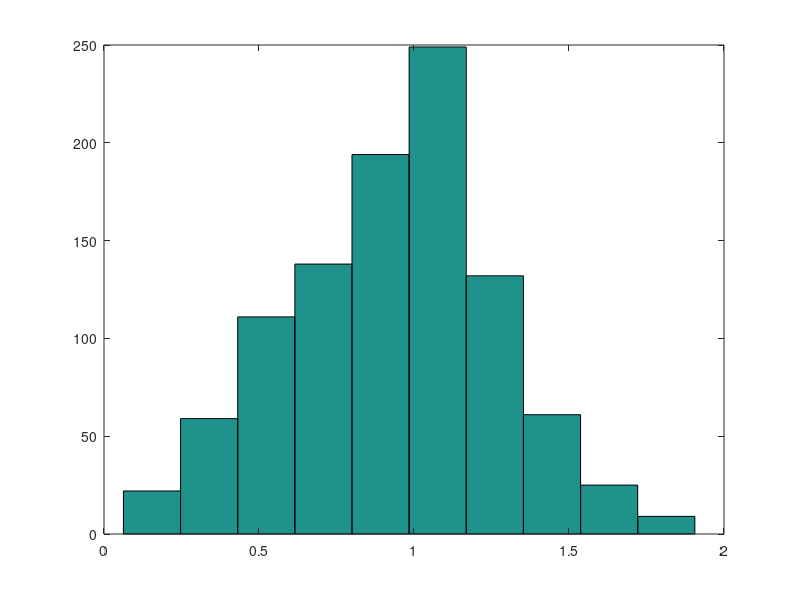
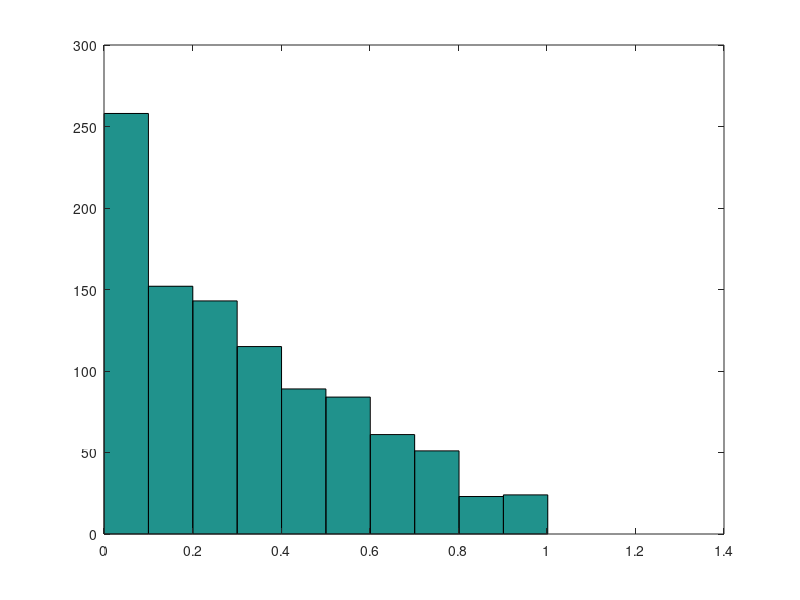
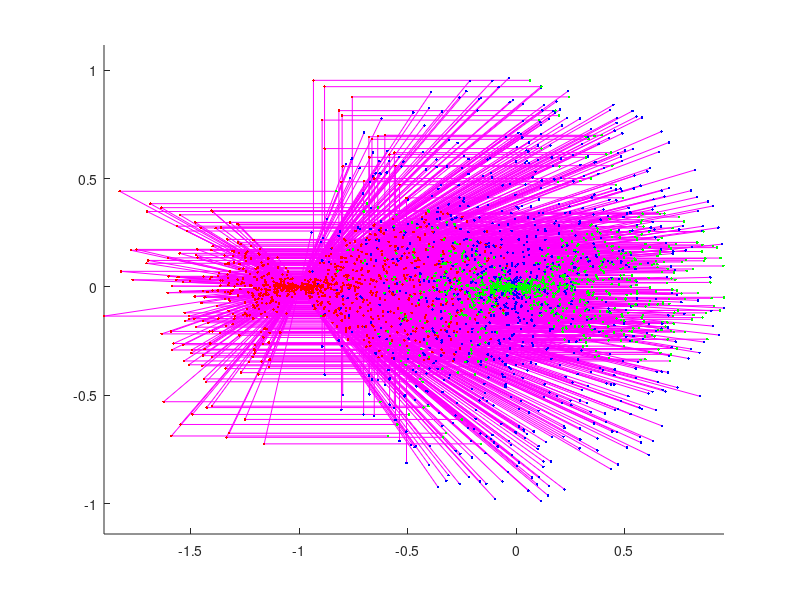

Write MATLAB code to recreate these figures, in order.
function checkfail()

n=1000;
R=1;
M=1.01;
theta=2*pi*rand(n,1);
r=rand(n,1);
x=R*[r.*sin(theta),r.*cos(theta)];

phi=0; %shouldn't matter
r=.1;

fails1=0;
fails2=0;
rsp=R*sin(phi);
rcp=R*cos(phi);
V=[rcp, rsp];
norms1=zeros(n,1);
norms2=zeros(n,1);
fallback=0;
p1=zeros(n,2);
p2=zeros(n,2);
for k=1:n
    %theta=atan2(2*x(k,2)+rsp,2*x(k,1)+rcp)-pi;
    p0x=x(k,1);
    p0y=x(k,2);
    inner=1/2*(-(3*p0x^2*r^2+2*p0x^2*p0y^2+6*r^2*p0y^2+p0x^4+r^4+p0y^4-3*r^2*cos(phi)^2*p0y^2+3*p0x^2*r^2*cos(phi)^2+4*p0x*r*cos(phi)*p0y^2-4*r^2*p0x*p0y+8*r^2*p0x*p0y*cos(phi)^2+4*p0x*r^3*cos(phi)+4*p0x^3*r*cos(phi)+2*r^3*p0y*cos(phi)+4*r^3*p0y*sin(phi)+4*p0y^3*r*sin(phi)-2*r^3*p0x*sin(phi)+2*r*p0y^3*cos(phi)-2*r*p0x^3*sin(phi)+6*p0x*r^2*cos(phi)*p0y*sin(phi)+4*p0x^2*p0y*r*sin(phi)-2*r*p0x*sin(phi)*p0y^2-4*r^2*p0x^2*sin(phi)*cos(phi)+4*r^2*p0y^2*sin(phi)*cos(phi)+2*r*p0y*cos(phi)*p0x^2)*(p0x^2*r^2-10*p0x^2*r^3*cos(phi)^2-8*r^5*cos(phi)*p0x-2*r^3*p0y^2*cos(phi)^2+12*r^4*p0y^2*cos(phi)^2+r^2*p0y^4*cos(phi)^2+16*p0x^2*r^4*cos(phi)^2+6*p0x^2*r^2*p0y^2*cos(phi)^2-32*r^4*p0y*p0x*cos(phi)^2-4*p0x*r^3*cos(phi)^3*p0y^2+13*p0x^4*r^2*cos(phi)^2+12*p0x^3*r^3*cos(phi)^3+8*r^5*cos(phi)^3*p0x-4*p0x*r^4*cos(phi)^3-4*r^5*cos(phi)^2+r^4*cos(phi)^2+4*r^6*cos(phi)^2+2*p0x^4*p0y^2-2*p0x^4*r-12*p0x^2*r^4-4*p0x^2*r^3+p0y^4*p0x^2-20*r^4*p0y^2-4*r^2*p0y^4+p0x^6-4*r^6-2*p0y^2*p0x^2*r+16*r^4*p0y*p0x+2*p0x*r^3*cos(phi)+4*p0x^2*r^4*sin(phi)^4-8*r^5*p0y*sin(phi)-12*r^3*p0y^3*sin(phi)+8*r^5*p0x*sin(phi)+8*r^3*p0x^3*sin(phi)+6*p0x^5*r*cos(phi)-8*p0x^3*r^2*cos(phi)-8*p0x*r^4*cos(phi)+8*p0y^3*p0x*r^2*cos(phi)*sin(phi)-8*r^5*p0y*cos(phi)-8*r^3*p0y^3*cos(phi)-4*r^4*p0y*sin(phi)-8*r^5*p0y*sin(phi)^3-4*r^3*p0y^3*sin(phi)^3-4*r^4*p0y^2*sin(phi)^4+4*r^4*p0y*sin(phi)^3+16*p0x^3*r^2*cos(phi)*p0y*sin(phi)-8*r^4*cos(phi)*p0y*sin(phi)^3*p0x-8*p0y*r^3*sin(phi)*p0x*cos(phi)+4*p0x^4*p0y*r*sin(phi)+12*p0x^2*r^3*p0y*sin(phi)+4*p0y^3*p0x^2*r*sin(phi)-4*p0y*r^2*sin(phi)*p0x^2-20*p0y*r^3*sin(phi)^3*p0x^2+8*r^3*p0x*sin(phi)*p0y^2+8*p0x^3*r*cos(phi)*p0y^2+2*p0y^4*p0x*r*cos(phi)-4*p0y^2*p0x*r^2*cos(phi)+16*r^4*p0x^2*sin(phi)*cos(phi)-16*r^4*p0y^2*sin(phi)*cos(phi)-8*r^3*p0y*cos(phi)*p0x^2))^(1/2)/(3*p0x^2*r^2+2*p0x^2*p0y^2+6*r^2*p0y^2+p0x^4+r^4+p0y^4-3*r^2*cos(phi)^2*p0y^2+3*p0x^2*r^2*cos(phi)^2+4*p0x*r*cos(phi)*p0y^2-4*r^2*p0x*p0y+8*r^2*p0x*p0y*cos(phi)^2+4*p0x*r^3*cos(phi)+4*p0x^3*r*cos(phi)+2*r^3*p0y*cos(phi)+4*r^3*p0y*sin(phi)+4*p0y^3*r*sin(phi)-2*r^3*p0x*sin(phi)+2*r*p0y^3*cos(phi)-2*r*p0x^3*sin(phi)+6*p0x*r^2*cos(phi)*p0y*sin(phi)+4*p0x^2*p0y*r*sin(phi)-2*r*p0x*sin(phi)*p0y^2-4*r^2*p0x^2*sin(phi)*cos(phi)+4*r^2*p0y^2*sin(phi)*cos(phi)+2*r*p0y*cos(phi)*p0x^2)/r,-1/2*(p0x+r*cos(phi))*(p0x^2+2*p0x*r*cos(phi)+p0y^2+2*r^2-r+2*p0y*r*sin(phi))/r/(-p0x*r*sin(phi)+2*p0y*r*sin(phi)+p0y^2+r*p0y*cos(phi)+p0x^2+2*p0x*r*cos(phi)+r^2);
    theta=atan(inner);
    if theta<0
        theta=theta+2*pi;
    end
    p1(k,:)=x(k,:)+R*[cos(theta),sin(theta)];
    p2(k,:)=p1(k,:)+V;

    if norm(p2(k,:))>M
        fallback=fallback+1;
        theta=atan2(x(k,2)+rsp,x(k,1)+rcp)-pi;
        if theta<0
            theta=theta+2*pi;
        end
        p1(k,:)=x(k,:)+R*[cos(theta),sin(theta)];
        p2(k,:)=p1(k,:)+V;
    end
    
    if norm(p2(k,:))>M
        disp 'Still failed?'
    end
    

    norms1(k)=norm(p1(k,:));
    norms2(k)=norm(p2(k,:));

    if norms2(k)>M
        fails2=fails2+1;
    end
    if norms1(k)>M
        fails1=fails1+1;
    end
end
fallback
fails1
fails2
figure(1)
hist(norms1);
figure(2)
hist(norms2);
figure(3)
clf
hold on
for k=1:n
    plot([x(k,1),p1(k,1),p2(k,1)],[x(k,2),p1(k,2),p2(k,2)],'m-')
end
plot(x(:,1),x(:,2),'b.')
plot(p1(:,1),p1(:,2),'r.')
plot(p2(:,1),p2(:,2),'g.')
axis equal